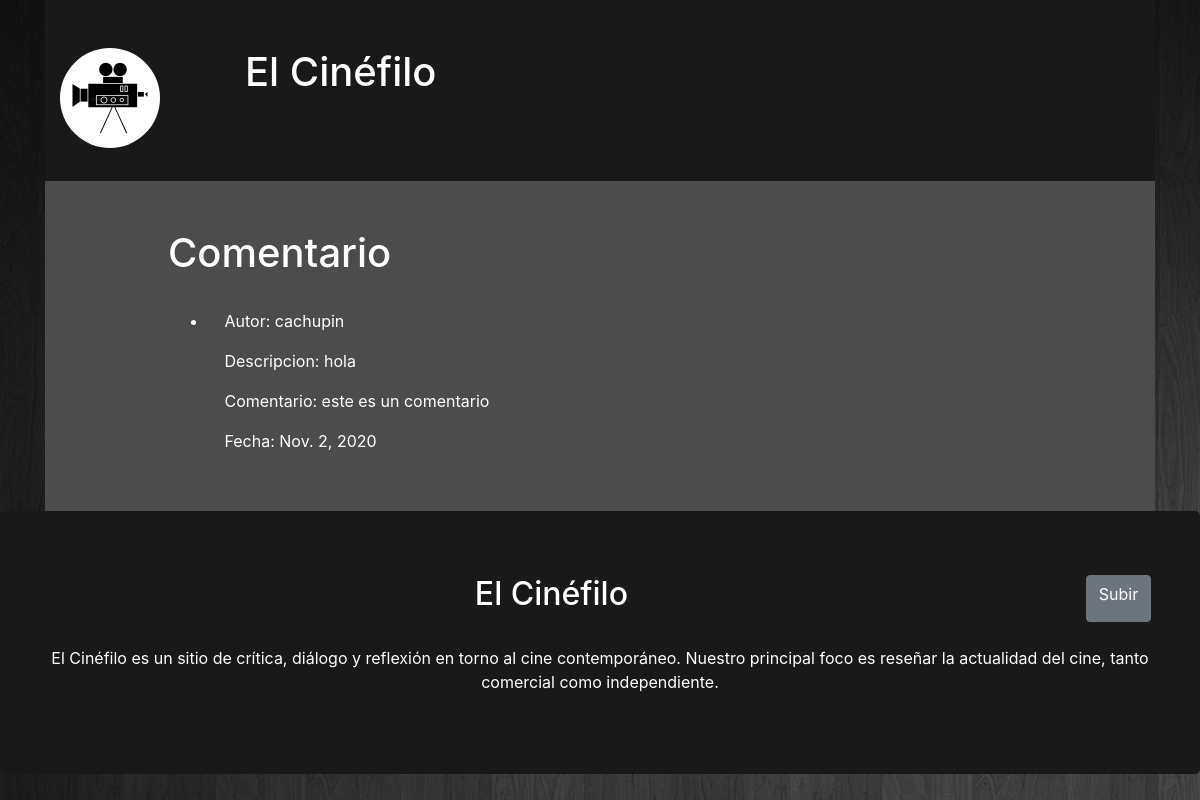
/peliculas/comentario/endgame/7, run on the app's committed database.
### peliculas/models.py (models this page shows, shortened)
class ComentarioEndgame(models.Model):
    id = models.AutoField(primary_key=True,unique=True)
    descripcion = models.CharField(max_length=50)
    comentario = models.TextField(max_length=1000)
    fecha = models.DateField(null=True, blank=True)
    usuario = models.ForeignKey(User, on_delete = models.CASCADE)
    class Meta:
        ordering = ['fecha']

### peliculas/views.py (the view)
# urls.py: path('comentario/endgame/<int:pk>', views.EndgameDetailView.as_view(), name='comentarioEndgame-detail'),
class EndgameDetailView(generic.DetailView):
    model = ComentarioEndgame

### peliculas/templates/peliculas/comentarioendgame_detail.html
{% extends "base_generic.html" %}
{% block content %}
	<div class="container cuerpo" style="margin-bottom: -2%;">
	<br><br>
	<div class="letra-cuerpo">
	<h1>Comentario</h1>
	<br>
		<ul>
			<li>
				<p class="letra-cuerpo" style="margin-left: 2%;!important">Autor: {{ comentarioendgame.usuario }}</p>
				<p class="letra-cuerpo" style="margin-left: 2%;!important">Descripcion: {{ comentarioendgame.descripcion }}</a></p>
				<p class="letra-cuerpo" style="margin-left: 2%;!important">Comentario: {{comentarioendgame.comentario}}</p>
				<p class="letra-cuerpo" style="margin-left: 2%;!important">Fecha: {{comentarioendgame.fecha}}</p><br><br>
			</li>
		</ul>
	</div>
	</div>
{% endblock %}

### peliculas/static/css/estilos.css (style rules this page uses)
body { background: url('../img/fondo.jpg'); background-color: #2c2c2c; background-repeat: no-repeat; background-attachment: fixed; }
@media (min-width: 306px) { h1 { font-size: 250%; color:#fff; } }
.cuerpo { width: 100%; background-color: #4c4c4c; }
.letra-cuerpo { color:#fff; text-align: justify; margin-left: 10%; margin-right: 10%; }

### data on the page
ComentarioEndgame: usuario "cachupin", descripcion "hola", comentario "este es un comentario", fecha "Nov. 2, 2020"
